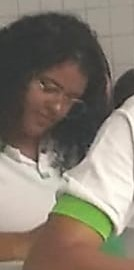
#> input picture Testes/sintique2019.jpg, 134 x 270 px
$ python exemplo3.py
#> lines starting #> are read from the running program, lines starting #| are printed output that depends on the picture; after the words box and inside, x2 and y2 are one past the last pixel; in counts of white or black regions, pixels touching at a corner belong together
import cv2
import numpy as np

arq = str(input("Nome do arquivo: "))
#> the answer given: ../sintique2019.jpg
image = cv2.imread(arq)
#> image is the input picture: shape (270, 134, 3); mean B, G, R 110.5, 123.1, 132.3


altura, largura, pxl = np.shape(image)
#> altura = 270; largura = 134; pxl = 3

for py in range(0, altura):
    for px in range(0,largura):
        if (py%2==1 and px%2==1) :
            image[py, px] = (0, 0, 255)
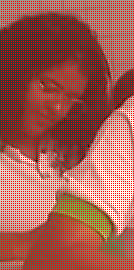
#> image: shape (270, 134, 3); mean B, G, R 82.8, 92.3, 163
            #print(image[py,px])

image[10:50, 10:50] = (255, 0 , 255)
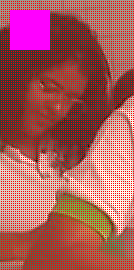
#> image: shape (270, 134, 3); 4.42% of pixels changed, all inside (x1, y1, x2, y2) = (10, 10, 50, 50)

cv2.imshow("Original", image)


k = cv2.waitKey(0)
#> (key q is pressed here)

if (k==ord('q')) :
    cv2.destroyAllWindows()
